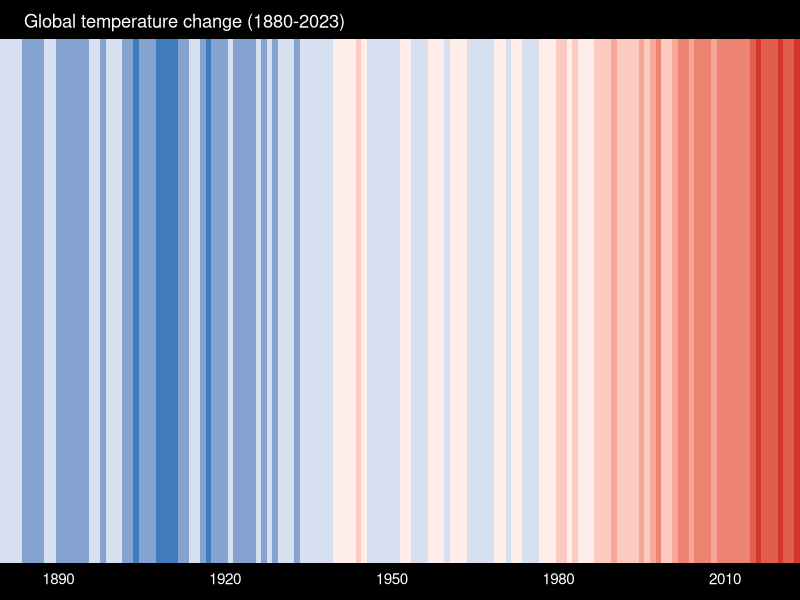
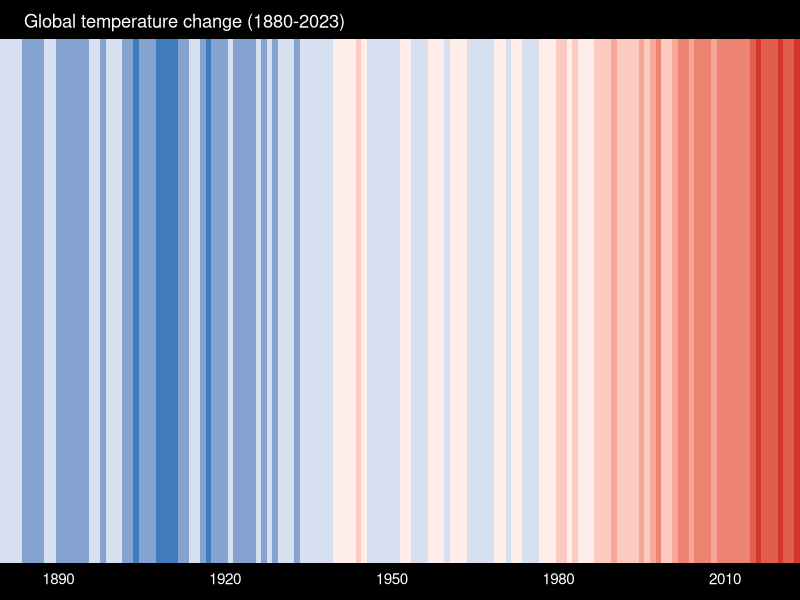

Write R code to recreate these figures, in order.
library(tidyverse)
library(scales)
library(glue)

t_data <- read_csv("data/GLB.Ts+dSST.csv", skip=1, na="***")%>%
  select(year = Year, t_diff= 'J-D')%>%
  drop_na()

glimpse(t_data)

t_data %>%
  ggplot(aes(x = year, y = 1, fill = t_diff))+
  geom_tile(show.legend = FALSE)+
  scale_fill_stepsn(colors=c("#2171b5", "white", "#cb181d"),
                    values = rescale(c(min(t_data$t_diff), 0, max(t_data$t_diff))),
                    limits = c(min(t_data$t_diff), max(t_data$t_diff)),
                    n.breaks=12)+
  coord_cartesian(expand=FALSE)+
  scale_x_continuous(breaks=seq(1890, 2023, 30))+
  labs(title=glue("Global temperature change ({min(t_data$year)}-{max(t_data$year)})"))+
  theme_void()+
  theme(
    axis.text.x = element_text(color="white",
                               margin = margin(t=5, b=10, unit="pt")),
    plot.background = element_rect(fill="black"),
    plot.title = element_text(color="white",
                               margin = margin(t=10, b=5, unit="pt"),
                              hjust=0.05)
    
  )

## ended up veering away from original sampled min/max hexcode in line 14 because
## it was too drab and I didn't feel it illustrated the theme of warming properly

## note to self: learn how to alter the vibrance levels of color scales

ggsave("figures/warming_stripes.png", width=8, height=4.5)
